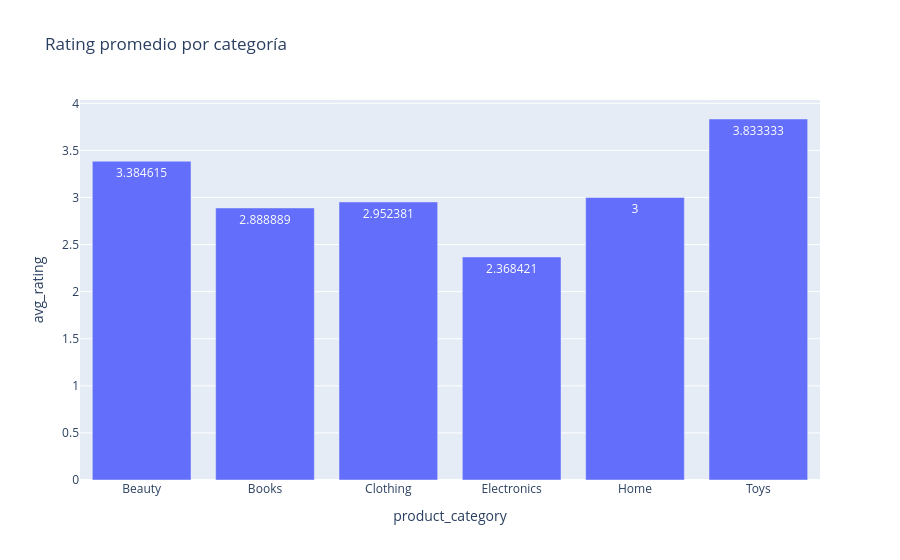

The cell this chart's notebook holds for it:
### Code cell
fig = px.bar(
    product_perf.groupby("product_category")["avg_rating"].mean().reset_index(),
    x="product_category",
    y="avg_rating",
    title="Rating promedio por categoría",
    text_auto=True
)
fig.show()

### Figure 1 — Plotly figure (JSON) as saved in the notebook; plotly's stock layout.template omitted (floating-point values rounded to 4 significant figures)
{"data": [{"hovertemplate": "product_category=%{x}<br>avg_rating=%{y}<extra></extra>", "legendgroup": "", "marker": {"color": "#636efa", "pattern": {"shape": ""}}, "name": "", "orientation": "v", "showlegend": false, "textposition": "auto", "texttemplate": "%{y}", "type": "bar", "x": ["Beauty", "Books", "Clothing", "Electronics", "Home", "Toys"], "xaxis": "x", "y": [3.385, 2.889, 2.952, 2.368, 3.0, 3.833], "yaxis": "y"}], "layout": {"barmode": "relative", "legend": {"tracegroupgap": 0}, "title": {"text": "Rating promedio por categoría"}, "xaxis": {"anchor": "y", "domain": [0, 1], "title": {"text": "product_category"}}, "yaxis": {"anchor": "x", "domain": [0, 1], "title": {"text": "avg_rating"}}}}
